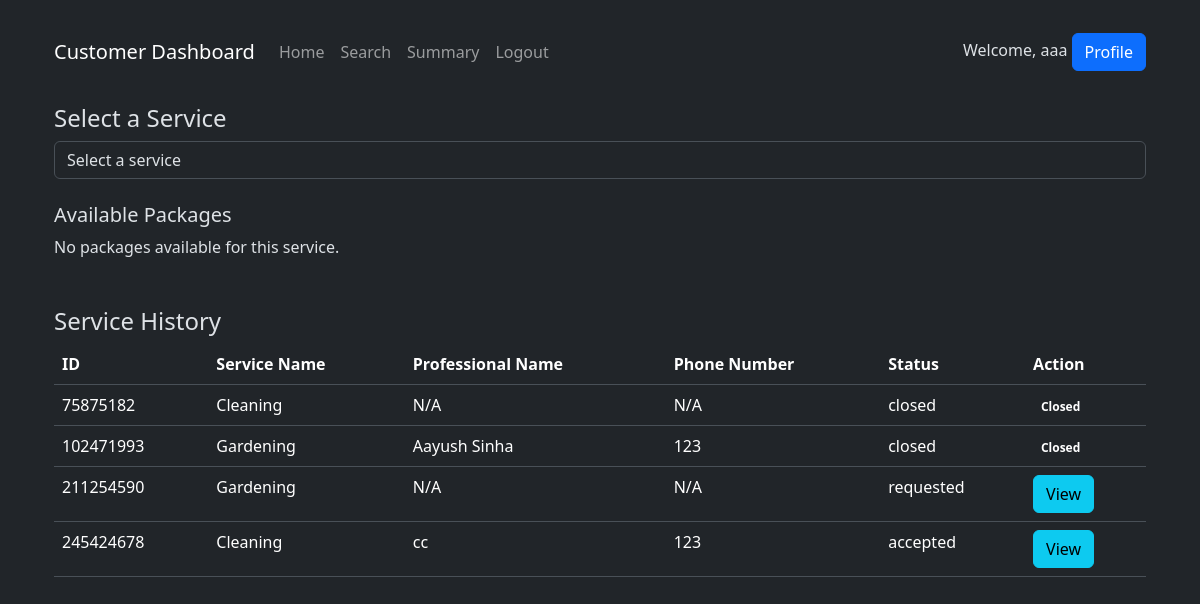
The app's page /customer_dashboard (signed in), older data.
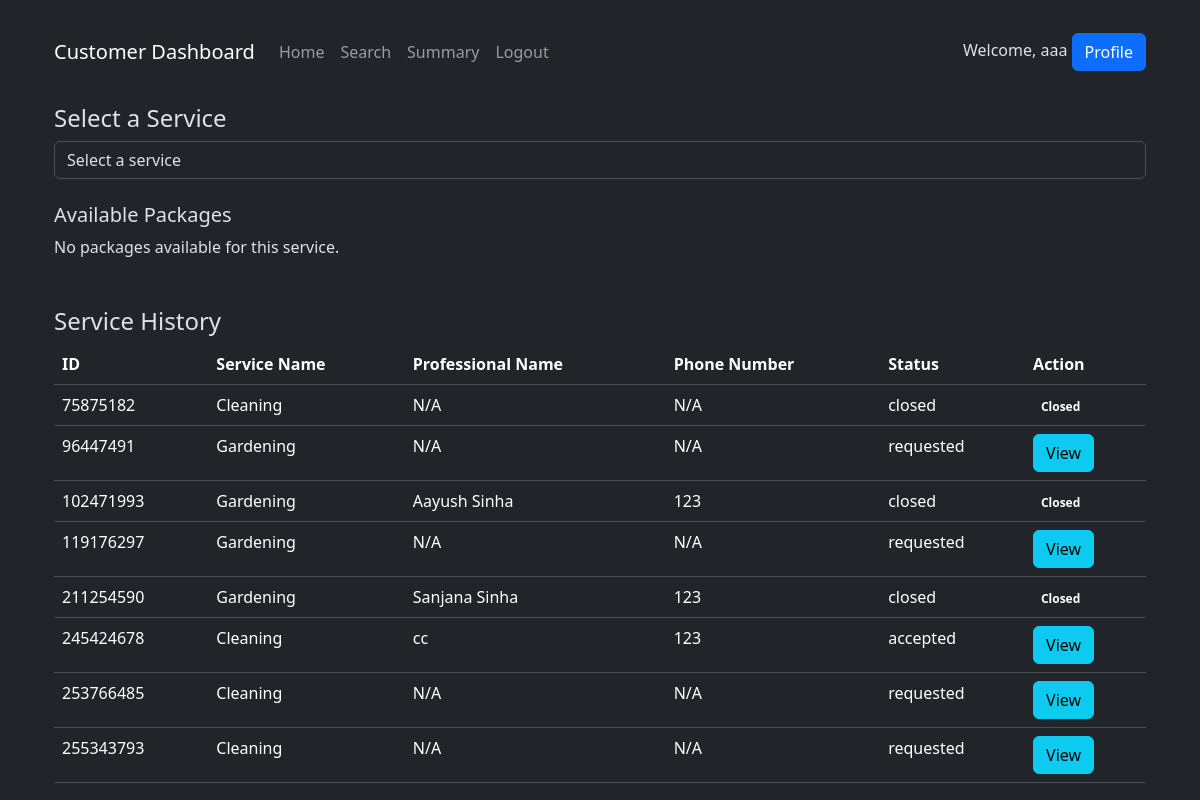
The same page, newer data.
### models.py (models this page shows)
class User(db.Model):
    __tablename__ = "user"
    id = db.Column(db.Integer, primary_key=True)
    username = db.Column(db.String(80), unique=True, nullable=False)
    passhash = db.Column(db.String(80), nullable=False)
    name = db.Column(db.String(80), nullable=False)
    role = db.Column(db.String(20), nullable=False)
    professional = db.relationship('Professional', backref='user', lazy=True)
    customer = db.relationship('Customer', backref='user', lazy=True)

class ServiceRequest(db.Model):
    __tablename__ = 'service_request'
    id = db.Column(db.Integer, primary_key=True)
    customer_id = db.Column(db.Integer, db.ForeignKey('customer.id'), nullable=False)  # Reference to Customer
    professional_id = db.Column(db.Integer, db.ForeignKey('professional.id'), nullable=True)  # Reference to Professional
    service_id = db.Column(db.Integer, db.ForeignKey('service.id'), nullable=False)
    date_of_request = db.Column(db.DateTime, default=datetime.utcnow, nullable=False)
    date_of_completion = db.Column(db.DateTime, nullable=True)
    status = db.Column(db.String(20), default='requested', nullable=False)
    rating = db.Column(db.Integer, nullable=True)
    remarks = db.Column(db.Text, nullable=True)
    customer = db.relationship('Customer', back_populates='service_requests')
    service = db.relationship('Service', back_populates='service_requests')
    professional = db.relationship('Professional', back_populates='service_requests')
    review = db.relationship('Review', back_populates='service_request', lazy=True)

class Service(db.Model):
    __tablename__ = 'service'
    id = db.Column(db.Integer, primary_key=True)
    service_name = db.Column(db.String(80), unique=False, nullable=False)
    description = db.Column(db.Text, nullable=False)
    price = db.Column(db.Float, nullable=False)
    time_required = db.Column(db.Integer, nullable=False)
    service_requests = db.relationship('ServiceRequest', back_populates='service', lazy=True)

class Professional(db.Model):
    __tablename__ = 'professional'
    id = db.Column(db.Integer, db.ForeignKey('user.id'), primary_key=True)
    date_created = db.Column(db.DateTime, default=datetime.utcnow, nullable=False)
    service_id = db.Column(db.Integer, db.ForeignKey('service.id'), nullable=True)
    contact = db.Column(db.String(10), nullable=False)
    experience = db.Column(db.Float, nullable=False)
    description = db.Column(db.Text, nullable=True)
    service_name = db.Column(db.Text(80),db.ForeignKey('service.service_name'), nullable=False)
    rating = db.Column(db.Float, nullable=True)
    address = db.Column(db.Text, nullable=False)
    pincode = db.Column(db.String(6), nullable=False)
    service_requests = db.relationship('ServiceRequest', back_populates='professional', lazy=True)

### app.py (the view)
@app.route('/customer_dashboard')
def customer_dashboard():
    user_id = session['user_id']
    customer = Customer.query.get(user_id)
    services =  db.session.query(Service.service_name).distinct().all()
    user = User.query.get(user_id)
    service_requests = ServiceRequest.query.filter_by(customer_id=user_id).all()
    return render_template('customer_dashboard.html',service_requests=service_requests,user=user, customer=customer, services=services)

### templates/customer_dashboard.html (shortened to what this page needs)
{% extends "layout.html" %} {% block title %}Customer Dashboard{% endblock %} {%
block content %}
<div class="container mt-4">
  <nav class="navbar navbar-expand-lg navbar-dark bg-dark">
    <a class="navbar-brand" href="#">Customer Dashboard</a>
    <div class="collapse navbar-collapse" id="navbarNav">
      <ul class="navbar-nav">
        <li class="nav-item"><a class="nav-link" href="#">Home</a></li>
        <li class="nav-item"><a class="nav-link" href="#">Search</a></li>
        <li class="nav-item"><a class="nav-link" href="#">Summary</a></li>
        <li class="nav-item">
          <a class="nav-link" href="">Logout</a>
        </li>
      </ul>
    </div>
    <div class="ml-auto">
      <span>Welcome, {{ user.name }}</span>
      <a href="#" class="btn btn-primary ml-3">Profile</a>
    </div>
  </nav>
  <div class="my-4">
    <h4>Select a Service</h4>
    <form method="POST" action="{{ url_for('select_service') }}">
      <div class="form-group">
        <select
          class="form-control"
          name="service_name"
          onchange="this.form.submit()"
          required
        >
          <option value="" disabled selected>Select a service</option>
        </select>
      </div>
    </form>
    <div id="packageDisplay" class="mt-4">
      <h5>Available Packages</h5>
      <div id="packageList">
        {% if packages %} {% for pkg in packages %}
        <div class="card mb-3">
          <div class="card-body">
            <h5 class="card-title">{{ pkg.service_name }}</h5>
            <p class="card-text">{{ pkg.description }}</p>
            <p><strong>Price:</strong> {{ pkg.price }}</p>
            <form
              method="POST"
              action="{{ url_for('book_service', package_id=pkg.id) }}"
            >
              <button type="submit" class="btn btn-primary">Book</button>
            </form>
          </div>
        </div>
        {% endfor %} {% else %}
        <p>No packages available for this service.</p>
        {% endif %}
      </div>
    </div>
  </div>
  <div class="mt-5">
    <h4>Service History</h4>
    <table class="table">
      <thead>
        <tr>
          <th>ID</th>
          <th>Service Name</th>
          <th>Professional Name</th>
          <th>Phone Number</th>
          <th>Status</th>
          <th>Action</th>
        </tr>
      </thead>
      <tbody>
        {% for service_request in service_requests %}
        <tr>
          <td>{{ service_request.id }}</td>
          <td>{{ service_request.service.service_name }}</td>
          <td>
            {{ service_request.professional.user.name if
            service_request.professional else 'N/A' }}
          </td>
          <td>
            {{ service_request.professional.contact if
            service_request.professional else 'N/A' }}
          </td>
          <td>{{ service_request.status }}</td>
          <td>
            {% if service_request.status == 'closed' %}
            <span class="badge badge-success">Closed</span>
            {% else %}
            <button
              type="button"
              class="btn btn-info"
              data-toggle="modal"
              data-target="#viewModal"
              onclick="showModal('{{ service_request.id }}')"
            >
              View
            </button>
            {% endif %}
          </td>
        </tr>
        {% endfor %}
      </tbody>
    </table>
  </div>
</div>
{% endblock %}

### templates/layout.html (shortened to what this page needs)
<!DOCTYPE html>
<html lang="en">
  <head>
    <link
      href="https://cdn.jsdelivr.net/npm/bootstrap@5.3.3/dist/css/bootstrap.min.css"
      rel="stylesheet"
    />
  </head>
  <body data-bs-theme="dark">
    <div class="container mt-4">
      {% block content %} {% endblock %}
    </div>
  </body>
</html>

Row changes from the older to the newer data that the page shows:
added ServiceRequest: id "96447491", service.service_name "Gardening", professional.user "N/A", professional "N/A", status "requested"
added ServiceRequest: id "119176297", service.service_name "Gardening", professional.user "N/A", professional "N/A", status "requested"
changed ServiceRequest id 211254590: professional.user "N/A" → "Sanjana Sinha"; professional "N/A" → "123"; status "requested" → "closed"; status "View" → "Closed"
added ServiceRequest: id "253766485", service.service_name "Cleaning", professional.user "N/A", professional "N/A", status "requested"
added ServiceRequest: id "255343793", service.service_name "Cleaning", professional.user "N/A", professional "N/A", status "requested"
